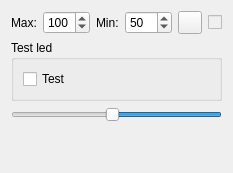
     <widget class="QWidget" name="tabHide">
      <attribute name="title">
       <string>Hide</string>
      </attribute>
      <layout class="QVBoxLayout" name="verticalLayout_6">
       <item>
        <layout class="QHBoxLayout" name="horizontalLayout_13">
         <item>
          <widget class="QLabel" name="label_24">
           <property name="maximumSize">
            <size>
             <width>35</width>
             <height>16777215</height>
            </size>
           </property>
           <property name="text">
            <string>Max:</string>
           </property>
          </widget>
         </item>
         <item>
          <widget class="QSpinBox" name="spinBoxMaxVelSet">
           <property name="maximum">
            <number>255</number>
           </property>
           <property name="value">
            <number>100</number>
           </property>
          </widget>
         </item>
         <item>
          <widget class="QLabel" name="label_29">
           <property name="maximumSize">
            <size>
             <width>35</width>
             <height>16777215</height>
            </size>
           </property>
           <property name="text">
            <string>Min:</string>
           </property>
          </widget>
         </item>
         <item>
          <widget class="QSpinBox" name="spinBoxMinVelSet">
           <property name="maximum">
            <number>255</number>
           </property>
           <property name="value">
            <number>50</number>
           </property>
          </widget>
         </item>
         <item>
          <widget class="QToolButton" name="btnPubVelSetting">
           <property name="text">
            <string/>
           </property>
           <property name="icon">
            <iconset>
             <normaloff>continue.png</normaloff>continue.png</iconset>
           </property>
          </widget>
         </item>
         <item>
          <widget class="QCheckBox" name="checkBoxFollowLineFake">
           <property name="enabled">
            <bool>false</bool>
           </property>
           <property name="maximumSize">
            <size>
             <width>14</width>
             <height>16777215</height>
            </size>
           </property>
           <property name="text">
            <string/>
           </property>
           <property name="checked">
            <bool>false</bool>
           </property>
          </widget>
         </item>
        </layout>
       </item>
       <item>
        <widget class="QGroupBox" name="groupBoxLed">
         <property name="title">
          <string>Test led</string>
         </property>
         <layout class="QVBoxLayout" name="verticalLayout_10">
          <item>
           <widget class="QCheckBox" name="checkBoxTestLed">
            <property name="text">
             <string>Test</string>
            </property>
           </widget>
          </item>
          <item>
           <layout class="QVBoxLayout" name="layoutLed"/>
          </item>
         </layout>
        </widget>
       </item>
       <item>
        <widget class="QSlider" name="hSliderFollowLine">
         <property name="layoutDirection">
          <enum>Qt::RightToLeft</enum>
         </property>
         <property name="minimum">
          <number>-7</number>
         </property>
         <property name="maximum">
          <number>16</number>
         </property>
         <property name="value">
          <number>5</number>
         </property>
         <property name="orientation">
          <enum>Qt::Horizontal</enum>
         </property>
        </widget>
       </item>
       <item>
        <spacer name="verticalSpacer_2">
         <property name="orientation">
          <enum>Qt::Vertical</enum>
         </property>
         <property name="sizeHint" stdset="0">
          <size>
           <width>20</width>
           <height>40</height>
          </size>
         </property>
        </spacer>
       </item>
      </layout>
     </widget>
